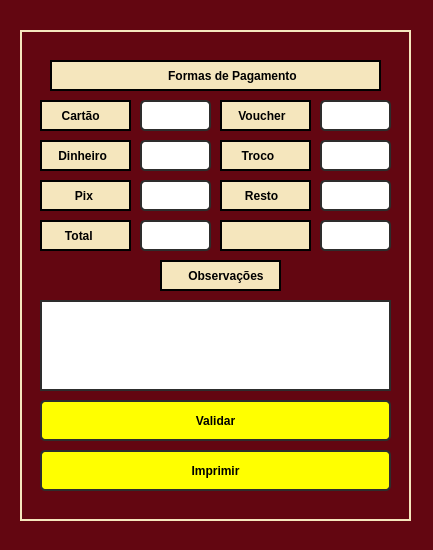
<?xml version="1.0" encoding="UTF-8"?>
<ui version="4.0">
 <class>MainWindow</class>
 <widget class="QMainWindow" name="MainWindow">
  <property name="geometry">
   <rect>
    <x>0</x>
    <y>0</y>
    <width>433</width>
    <height>550</height>
   </rect>
  </property>
  <property name="minimumSize">
   <size>
    <width>433</width>
    <height>550</height>
   </size>
  </property>
  <property name="maximumSize">
   <size>
    <width>433</width>
    <height>550</height>
   </size>
  </property>
  <property name="windowTitle">
   <string>Confirmação do Pedido</string>
  </property>
  <property name="styleSheet">
   <string notr="true">background-color: rgb(99, 6, 17);</string>
  </property>
  <widget class="QWidget" name="centralwidget">
   <layout class="QHBoxLayout" name="horizontalLayout">
    <property name="spacing">
     <number>0</number>
    </property>
    <property name="leftMargin">
     <number>0</number>
    </property>
    <property name="topMargin">
     <number>0</number>
    </property>
    <property name="rightMargin">
     <number>0</number>
    </property>
    <property name="bottomMargin">
     <number>0</number>
    </property>
    <item>
     <widget class="QFrame" name="frame">
      <property name="frameShape">
       <enum>QFrame::NoFrame</enum>
      </property>
      <property name="frameShadow">
       <enum>QFrame::Raised</enum>
      </property>
      <widget class="QFrame" name="frame_4">
       <property name="geometry">
        <rect>
         <x>20</x>
         <y>30</y>
         <width>391</width>
         <height>491</height>
        </rect>
       </property>
       <property name="minimumSize">
        <size>
         <width>0</width>
         <height>0</height>
        </size>
       </property>
       <property name="maximumSize">
        <size>
         <width>16777215</width>
         <height>16777215</height>
        </size>
       </property>
       <property name="styleSheet">
        <string notr="true">border: 2px solid rgb(245, 230, 189);</string>
       </property>
       <property name="frameShape">
        <enum>QFrame::StyledPanel</enum>
       </property>
       <property name="frameShadow">
        <enum>QFrame::Raised</enum>
       </property>
       <widget class="QLineEdit" name="lineEdit">
        <property name="geometry">
         <rect>
          <x>20</x>
          <y>270</y>
          <width>351</width>
          <height>91</height>
         </rect>
        </property>
        <property name="styleSheet">
         <string notr="true">QLineEdit{
	border: 2px solid rgb(45, 45, 45);
 	
    padding: 5px;
   color: rgb(255,275,275);
	background-color: rgb(255, 255, 255);
}
QLineEdit:hover{
	border: 2px solid rgb(55, 55, 55);
    color: rgb(255,275,275);
}
QLineEdit:focus{
	border: 2px solid rgb(255, 207, 0);
     color: rgb(0, 0, 0);
}</string>
        </property>
        <property name="maxLength">
         <number>46</number>
        </property>
        <property name="cursorPosition">
         <number>0</number>
        </property>
        <property name="alignment">
         <set>Qt::AlignLeading|Qt::AlignLeft|Qt::AlignTop</set>
        </property>
        <property name="dragEnabled">
         <bool>true</bool>
        </property>
        <property name="clearButtonEnabled">
         <bool>true</bool>
        </property>
       </widget>
       <widget class="QLabel" name="label_17">
        <property name="geometry">
         <rect>
          <x>140</x>
          <y>230</y>
          <width>121</width>
          <height>31</height>
         </rect>
        </property>
        <property name="font">
         <font>
          <weight>75</weight>
          <bold>true</bold>
         </font>
        </property>
        <property name="styleSheet">
         <string notr="true">QLabel{
border: 2px solid rgb(245, 230, 189);
background-color: rgb(245, 230, 189);
border: 2px solid rgb(255, 275, 275);
border-radius: 0px;
}</string>
        </property>
        <property name="text">
         <string>       Observações</string>
        </property>
       </widget>
       <widget class="QPushButton" name="imprimir">
        <property name="geometry">
         <rect>
          <x>20</x>
          <y>420</y>
          <width>351</width>
          <height>41</height>
         </rect>
        </property>
        <property name="font">
         <font>
          <weight>75</weight>
          <bold>true</bold>
         </font>
        </property>
        <property name="styleSheet">
         <string notr="true">QPushButton{
	border: 2px solid rgb(45, 45, 45);
 	border-radius: 5px;
    padding: 5px;
     color: rgb(255,275,275);
	background-color: rgb(255, 255, 255);
	
	
	background-color: rgb(255, 255, 0);
}
QPushButton:hover{
	border: 2px solid rgb(55, 55, 55);
    color: rgb(0,0,0);
}
QPushButton:focus{
	border: 2px solid rgb(255, 207, 0);
     color: rgb(0, 0, 0);
}</string>
        </property>
        <property name="text">
         <string>Imprimir</string>
        </property>
       </widget>
       <widget class="QPushButton" name="confirmar">
        <property name="geometry">
         <rect>
          <x>20</x>
          <y>370</y>
          <width>351</width>
          <height>41</height>
         </rect>
        </property>
        <property name="font">
         <font>
          <weight>75</weight>
          <bold>true</bold>
         </font>
        </property>
        <property name="styleSheet">
         <string notr="true">QPushButton{
	border: 2px solid rgb(45, 45, 45);
 	border-radius: 5px;
    padding: 5px;
     color: rgb(255,275,275);
	background-color: rgb(255, 255, 255);
	
	
	background-color: rgb(255, 255, 0);
}
QPushButton:hover{
	border: 2px solid rgb(55, 55, 55);
    color: rgb(0,0,0);
}
QPushButton:focus{
	border: 2px solid rgb(255, 207, 0);
     color: rgb(0, 0, 0);
}</string>
        </property>
        <property name="text">
         <string>Validar</string>
        </property>
       </widget>
       <widget class="QFrame" name="frame_9">
        <property name="geometry">
         <rect>
          <x>20</x>
          <y>70</y>
          <width>91</width>
          <height>31</height>
         </rect>
        </property>
        <property name="styleSheet">
         <string notr="true">background-color: rgb(245, 230, 189);
border: 2px solid rgb(255, 275, 275);
border-radius: 0px;</string>
        </property>
        <property name="frameShape">
         <enum>QFrame::StyledPanel</enum>
        </property>
        <property name="frameShadow">
         <enum>QFrame::Raised</enum>
        </property>
        <widget class="QLabel" name="label_14">
         <property name="geometry">
          <rect>
           <x>10</x>
           <y>6</y>
           <width>61</width>
           <height>20</height>
          </rect>
         </property>
         <property name="font">
          <font>
           <weight>75</weight>
           <bold>true</bold>
          </font>
         </property>
         <property name="styleSheet">
          <string notr="true">QLabel{
border: 2px solid rgb(245, 230, 189);

}</string>
         </property>
         <property name="text">
          <string>  Cartão</string>
         </property>
        </widget>
       </widget>
       <widget class="QLineEdit" name="cartao">
        <property name="geometry">
         <rect>
          <x>120</x>
          <y>70</y>
          <width>71</width>
          <height>31</height>
         </rect>
        </property>
        <property name="font">
         <font>
          <pointsize>8</pointsize>
          <weight>75</weight>
          <bold>true</bold>
          <kerning>true</kerning>
         </font>
        </property>
        <property name="styleSheet">
         <string notr="true">QLineEdit{
	border: 2px solid rgb(45, 45, 45);
 	border-radius: 5px;
    padding: 5px;
     color: rgb(255,275,275);
	background-color: rgb(255, 255, 255);
}
QLineEdit:hover{
	border: 2px solid rgb(55, 55, 55);
    color: rgb(0,0,0);
}
QLineEdit:focus{
	border: 2px solid rgb(255, 207, 0);
     color: rgb(0, 0, 0);
}</string>
        </property>
        <property name="placeholderText">
         <string/>
        </property>
       </widget>
       <widget class="QFrame" name="frame_10">
        <property name="geometry">
         <rect>
          <x>200</x>
          <y>70</y>
          <width>91</width>
          <height>31</height>
         </rect>
        </property>
        <property name="styleSheet">
         <string notr="true">background-color: rgb(245, 230, 189);
border: 2px solid rgb(255, 275, 275);
border-radius: 0px;</string>
        </property>
        <property name="frameShape">
         <enum>QFrame::StyledPanel</enum>
        </property>
        <property name="frameShadow">
         <enum>QFrame::Raised</enum>
        </property>
        <widget class="QLabel" name="label_15">
         <property name="geometry">
          <rect>
           <x>10</x>
           <y>6</y>
           <width>61</width>
           <height>20</height>
          </rect>
         </property>
         <property name="font">
          <font>
           <weight>75</weight>
           <bold>true</bold>
          </font>
         </property>
         <property name="styleSheet">
          <string notr="true">QLabel{
border: 2px solid rgb(245, 230, 189);

}</string>
         </property>
         <property name="text">
          <string> Voucher</string>
         </property>
        </widget>
       </widget>
       <widget class="QLineEdit" name="voucher">
        <property name="geometry">
         <rect>
          <x>300</x>
          <y>70</y>
          <width>71</width>
          <height>31</height>
         </rect>
        </property>
        <property name="font">
         <font>
          <pointsize>8</pointsize>
          <weight>75</weight>
          <bold>true</bold>
          <kerning>true</kerning>
         </font>
        </property>
        <property name="styleSheet">
         <string notr="true">QLineEdit{
	border: 2px solid rgb(45, 45, 45);
 	border-radius: 5px;
    padding: 5px;
     color: rgb(255,275,275);
	background-color: rgb(255, 255, 255);
}
QLineEdit:hover{
	border: 2px solid rgb(55, 55, 55);
    color: rgb(0,0,0);
}
QLineEdit:focus{
	border: 2px solid rgb(255, 207, 0);
     color: rgb(0, 0, 0);
}</string>
        </property>
        <property name="placeholderText">
         <string/>
        </property>
       </widget>
       <widget class="QLabel" name="label_18">
        <property name="geometry">
         <rect>
          <x>30</x>
          <y>30</y>
          <width>331</width>
          <height>31</height>
         </rect>
        </property>
        <property name="font">
         <font>
          <weight>75</weight>
          <bold>true</bold>
         </font>
        </property>
        <property name="styleSheet">
         <string notr="true">QLabel{
border: 2px solid rgb(245, 230, 189);
background-color: rgb(245, 230, 189);
border: 2px solid rgb(255, 275, 275);
border-radius: 0px;
}</string>
        </property>
        <property name="text">
         <string>                                  Formas de Pagamento</string>
        </property>
       </widget>
       <widget class="QFrame" name="frame_11">
        <property name="geometry">
         <rect>
          <x>20</x>
          <y>110</y>
          <width>91</width>
          <height>31</height>
         </rect>
        </property>
        <property name="styleSheet">
         <string notr="true">background-color: rgb(245, 230, 189);
border: 2px solid rgb(255, 275, 275);
border-radius: 0px;</string>
        </property>
        <property name="frameShape">
         <enum>QFrame::StyledPanel</enum>
        </property>
        <property name="frameShadow">
         <enum>QFrame::Raised</enum>
        </property>
        <widget class="QLabel" name="label_16">
         <property name="geometry">
          <rect>
           <x>10</x>
           <y>6</y>
           <width>61</width>
           <height>20</height>
          </rect>
         </property>
         <property name="font">
          <font>
           <weight>75</weight>
           <bold>true</bold>
          </font>
         </property>
         <property name="styleSheet">
          <string notr="true">QLabel{
border: 2px solid rgb(245, 230, 189);

}</string>
         </property>
         <property name="text">
          <string> Dinheiro</string>
         </property>
        </widget>
       </widget>
       <widget class="QLineEdit" name="dinheiro">
        <property name="geometry">
         <rect>
          <x>120</x>
          <y>110</y>
          <width>71</width>
          <height>31</height>
         </rect>
        </property>
        <property name="font">
         <font>
          <pointsize>8</pointsize>
          <weight>75</weight>
          <bold>true</bold>
          <kerning>true</kerning>
         </font>
        </property>
        <property name="styleSheet">
         <string notr="true">QLineEdit{
	border: 2px solid rgb(45, 45, 45);
 	border-radius: 5px;
    padding: 5px;
     color: rgb(255,275,275);
	background-color: rgb(255, 255, 255);
}
QLineEdit:hover{
	border: 2px solid rgb(55, 55, 55);
    color: rgb(0,0,0);
}
QLineEdit:focus{
	border: 2px solid rgb(255, 207, 0);
     color: rgb(0, 0, 0);
}</string>
        </property>
        <property name="placeholderText">
         <string/>
        </property>
       </widget>
       <widget class="QFrame" name="frame_12">
        <property name="geometry">
         <rect>
          <x>200</x>
          <y>110</y>
          <width>91</width>
          <height>31</height>
         </rect>
        </property>
        <property name="styleSheet">
         <string notr="true">background-color: rgb(245, 230, 189);
border: 2px solid rgb(255, 275, 275);
border-radius: 0px;</string>
        </property>
        <property name="frameShape">
         <enum>QFrame::StyledPanel</enum>
        </property>
        <property name="frameShadow">
         <enum>QFrame::Raised</enum>
        </property>
        <widget class="QLabel" name="label_19">
         <property name="geometry">
          <rect>
           <x>10</x>
           <y>6</y>
           <width>61</width>
           <height>20</height>
          </rect>
         </property>
         <property name="font">
          <font>
           <weight>75</weight>
           <bold>true</bold>
          </font>
         </property>
         <property name="styleSheet">
          <string notr="true">QLabel{
border: 2px solid rgb(245, 230, 189);

}</string>
         </property>
         <property name="text">
          <string>  Troco</string>
         </property>
        </widget>
       </widget>
       <widget class="QFrame" name="frame_19">
        <property name="geometry">
         <rect>
          <x>20</x>
          <y>190</y>
          <width>91</width>
          <height>31</height>
         </rect>
        </property>
        <property name="styleSheet">
         <string notr="true">background-color: rgb(245, 230, 189);
border: 2px solid rgb(255, 275, 275);
border-radius: 0px;</string>
        </property>
        <property name="frameShape">
         <enum>QFrame::StyledPanel</enum>
        </property>
        <property name="frameShadow">
         <enum>QFrame::Raised</enum>
        </property>
        <widget class="QLabel" name="label_28">
         <property name="geometry">
          <rect>
           <x>10</x>
           <y>6</y>
           <width>61</width>
           <height>20</height>
          </rect>
         </property>
         <property name="font">
          <font>
           <weight>75</weight>
           <bold>true</bold>
          </font>
         </property>
         <property name="styleSheet">
          <string notr="true">QLabel{
border: 2px solid rgb(245, 230, 189);

}</string>
         </property>
         <property name="text">
          <string>   Total</string>
         </property>
        </widget>
       </widget>
       <widget class="QFrame" name="frame_20">
        <property name="geometry">
         <rect>
          <x>200</x>
          <y>150</y>
          <width>91</width>
          <height>31</height>
         </rect>
        </property>
        <property name="styleSheet">
         <string notr="true">background-color: rgb(245, 230, 189);
border: 2px solid rgb(255, 275, 275);
border-radius: 0px;</string>
        </property>
        <property name="frameShape">
         <enum>QFrame::StyledPanel</enum>
        </property>
        <property name="frameShadow">
         <enum>QFrame::Raised</enum>
        </property>
        <widget class="QLabel" name="label_29">
         <property name="geometry">
          <rect>
           <x>10</x>
           <y>6</y>
           <width>61</width>
           <height>20</height>
          </rect>
         </property>
         <property name="font">
          <font>
           <weight>75</weight>
           <bold>true</bold>
          </font>
         </property>
         <property name="styleSheet">
          <string notr="true">QLabel{
border: 2px solid rgb(245, 230, 189);

}</string>
         </property>
         <property name="text">
          <string>   Resto</string>
         </property>
        </widget>
       </widget>
       <widget class="QLabel" name="troco">
        <property name="geometry">
         <rect>
          <x>300</x>
          <y>110</y>
          <width>71</width>
          <height>31</height>
         </rect>
        </property>
        <property name="font">
         <font>
          <weight>75</weight>
          <bold>true</bold>
         </font>
        </property>
        <property name="styleSheet">
         <string notr="true">QLabel{
	border: 2px solid rgb(45, 45, 45);
 	border-radius: 5px;
    padding: 5px;
     color: rgb(255,275,275);
	background-color: rgb(255, 255, 255);
}
QLabel:hover{
	border: 2px solid rgb(55, 55, 55);
    color: rgb(0,0,0);
}
QLabel:focus{
	border: 2px solid rgb(255, 207, 0);
     color: rgb(0, 0, 0);
}</string>
        </property>
        <property name="text">
         <string/>
        </property>
       </widget>
       <widget class="QLabel" name="resto">
        <property name="geometry">
         <rect>
          <x>300</x>
          <y>150</y>
          <width>71</width>
          <height>31</height>
         </rect>
        </property>
        <property name="font">
         <font>
          <weight>75</weight>
          <bold>true</bold>
         </font>
        </property>
        <property name="styleSheet">
         <string notr="true">QLabel{
	border: 2px solid rgb(45, 45, 45);
 	border-radius: 5px;
     color: rgb(255,275,275);
	background-color: rgb(255, 255, 255);
}
QLabel:hover{
	border: 2px solid rgb(55, 55, 55);
    color: rgb(0,0,0);
}
QLabel:focus{
	border: 2px solid rgb(255, 207, 0);
     color: rgb(0, 0, 0);
}</string>
        </property>
        <property name="text">
         <string/>
        </property>
       </widget>
       <widget class="QLabel" name="valorTotal">
        <property name="geometry">
         <rect>
          <x>120</x>
          <y>190</y>
          <width>71</width>
          <height>31</height>
         </rect>
        </property>
        <property name="font">
         <font>
          <weight>75</weight>
          <bold>true</bold>
         </font>
        </property>
        <property name="styleSheet">
         <string notr="true">QLabel{
	border: 2px solid rgb(45, 45, 45);
 	border-radius: 5px;
    padding: 5px;
     color: rgb(255,275,275);
	background-color: rgb(255, 255, 255);
}
QLabel:hover{
	border: 2px solid rgb(55, 55, 55);
    color: rgb(0,0,0);
}
QLabel:focus{
	border: 2px solid rgb(255, 207, 0);
     color: rgb(0, 0, 0);
}</string>
        </property>
        <property name="text">
         <string/>
        </property>
       </widget>
       <widget class="QFrame" name="frame_21">
        <property name="geometry">
         <rect>
          <x>20</x>
          <y>150</y>
          <width>91</width>
          <height>31</height>
         </rect>
        </property>
        <property name="styleSheet">
         <string notr="true">background-color: rgb(245, 230, 189);
border: 2px solid rgb(255, 275, 275);
border-radius: 0px;</string>
        </property>
        <property name="frameShape">
         <enum>QFrame::StyledPanel</enum>
        </property>
        <property name="frameShadow">
         <enum>QFrame::Raised</enum>
        </property>
        <widget class="QLabel" name="label_30">
         <property name="geometry">
          <rect>
           <x>10</x>
           <y>6</y>
           <width>61</width>
           <height>20</height>
          </rect>
         </property>
         <property name="font">
          <font>
           <weight>75</weight>
           <bold>true</bold>
          </font>
         </property>
         <property name="styleSheet">
          <string notr="true">QLabel{
border: 2px solid rgb(245, 230, 189);

}</string>
         </property>
         <property name="text">
          <string>      Pix</string>
         </property>
        </widget>
       </widget>
       <widget class="QLineEdit" name="pix">
        <property name="geometry">
         <rect>
          <x>120</x>
          <y>150</y>
          <width>71</width>
          <height>31</height>
         </rect>
        </property>
        <property name="font">
         <font>
          <pointsize>8</pointsize>
          <weight>75</weight>
          <bold>true</bold>
          <kerning>true</kerning>
         </font>
        </property>
        <property name="styleSheet">
         <string notr="true">QLineEdit{
	border: 2px solid rgb(45, 45, 45);
 	border-radius: 5px;
    padding: 5px;
     color: rgb(255,275,275);
	background-color: rgb(255, 255, 255);
}
QLineEdit:hover{
	border: 2px solid rgb(55, 55, 55);
    color: rgb(0,0,0);
}
QLineEdit:focus{
	border: 2px solid rgb(255, 207, 0);
     color: rgb(0, 0, 0);
}</string>
        </property>
        <property name="placeholderText">
         <string/>
        </property>
       </widget>
       <widget class="QFrame" name="frame_22">
        <property name="geometry">
         <rect>
          <x>200</x>
          <y>190</y>
          <width>91</width>
          <height>31</height>
         </rect>
        </property>
        <property name="font">
         <font>
          <weight>75</weight>
          <bold>true</bold>
         </font>
        </property>
        <property name="styleSheet">
         <string notr="true">background-color: rgb(245, 230, 189);
border: 2px solid rgb(255, 275, 275);
border-radius: 0px;</string>
        </property>
        <property name="frameShape">
         <enum>QFrame::StyledPanel</enum>
        </property>
        <property name="frameShadow">
         <enum>QFrame::Raised</enum>
        </property>
       </widget>
       <widget class="QLabel" name="resto_2">
        <property name="geometry">
         <rect>
          <x>300</x>
          <y>190</y>
          <width>71</width>
          <height>31</height>
         </rect>
        </property>
        <property name="font">
         <font>
          <weight>75</weight>
          <bold>true</bold>
         </font>
        </property>
        <property name="styleSheet">
         <string notr="true">QLabel{
	border: 2px solid rgb(45, 45, 45);
 	border-radius: 5px;
     color: rgb(255,275,275);
	background-color: rgb(255, 255, 255);
}
QLabel:hover{
	border: 2px solid rgb(55, 55, 55);
    color: rgb(0,0,0);
}
QLabel:focus{
	border: 2px solid rgb(255, 207, 0);
     color: rgb(0, 0, 0);
}</string>
        </property>
        <property name="text">
         <string/>
        </property>
       </widget>
      </widget>
     </widget>
    </item>
   </layout>
  </widget>
  <widget class="QMenuBar" name="menubar">
   <property name="geometry">
    <rect>
     <x>0</x>
     <y>0</y>
     <width>433</width>
     <height>21</height>
    </rect>
   </property>
  </widget>
  <widget class="QStatusBar" name="statusbar"/>
 </widget>
 <resources/>
 <connections/>
</ui>
